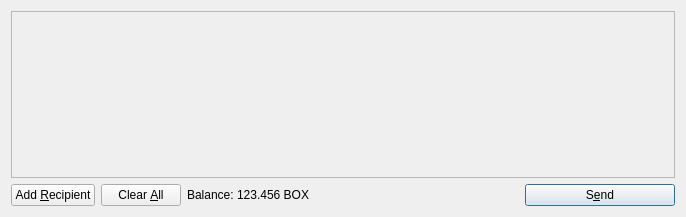
<?xml version="1.0" encoding="UTF-8"?>
<ui version="4.0">
 <class>SendCoinsDialog</class>
 <widget class="QDialog" name="SendCoinsDialog">
  <property name="geometry">
   <rect>
    <x>0</x>
    <y>0</y>
    <width>686</width>
    <height>217</height>
   </rect>
  </property>
  <property name="windowTitle">
   <string>Send Coins</string>
  </property>
  <layout class="QVBoxLayout" name="verticalLayout">
   <item>
    <widget class="QScrollArea" name="scrollArea">
     <property name="widgetResizable">
      <bool>true</bool>
     </property>
     <widget class="QWidget" name="scrollAreaWidgetContents">
      <property name="geometry">
       <rect>
        <x>0</x>
        <y>0</y>
        <width>666</width>
        <height>165</height>
       </rect>
      </property>
      <layout class="QVBoxLayout" name="verticalLayout_2">
       <property name="margin">
        <number>0</number>
       </property>
       <item>
        <layout class="QVBoxLayout" name="entries">
         <property name="spacing">
          <number>6</number>
         </property>
        </layout>
       </item>
       <item>
        <spacer name="verticalSpacer">
         <property name="orientation">
          <enum>Qt::Vertical</enum>
         </property>
         <property name="sizeHint" stdset="0">
          <size>
           <width>20</width>
           <height>40</height>
          </size>
         </property>
        </spacer>
       </item>
      </layout>
     </widget>
    </widget>
   </item>
   <item>
    <layout class="QHBoxLayout" name="horizontalLayout">
     <item>
      <widget class="QPushButton" name="addButton">
       <property name="toolTip">
        <string>Send to multiple recipients at once</string>
       </property>
       <property name="text">
        <string>Add &amp;Recipient</string>
       </property>
       <property name="icon">
        <iconset resource="../bitcoin.qrc">
         <normaloff>:/icons/add</normaloff>:/icons/add</iconset>
       </property>
       <property name="autoDefault">
        <bool>false</bool>
       </property>
      </widget>
     </item>
     <item>
      <widget class="QPushButton" name="clearButton">
       <property name="sizePolicy">
        <sizepolicy hsizetype="Minimum" vsizetype="Fixed">
         <horstretch>0</horstretch>
         <verstretch>0</verstretch>
        </sizepolicy>
       </property>
       <property name="toolTip">
        <string>Remove all transaction fields</string>
       </property>
       <property name="text">
        <string>Clear &amp;All</string>
       </property>
       <property name="icon">
        <iconset resource="../bitcoin.qrc">
         <normaloff>:/icons/remove</normaloff>:/icons/remove</iconset>
       </property>
       <property name="autoRepeatDelay">
        <number>300</number>
       </property>
       <property name="autoDefault">
        <bool>false</bool>
       </property>
      </widget>
     </item>
     <item>
      <layout class="QHBoxLayout" name="horizontalLayout_2">
       <property name="spacing">
        <number>3</number>
       </property>
       <item>
        <widget class="QLabel" name="label">
         <property name="text">
          <string>Balance:</string>
         </property>
        </widget>
       </item>
       <item>
        <widget class="QLabel" name="labelBalance">
         <property name="cursor">
          <cursorShape>IBeamCursor</cursorShape>
         </property>
         <property name="text">
          <string>123.456 BOX</string>
         </property>
         <property name="textInteractionFlags">
          <set>Qt::LinksAccessibleByMouse|Qt::TextSelectableByKeyboard|Qt::TextSelectableByMouse</set>
         </property>
        </widget>
       </item>
      </layout>
     </item>
     <item>
      <spacer name="horizontalSpacer">
       <property name="orientation">
        <enum>Qt::Horizontal</enum>
       </property>
       <property name="sizeHint" stdset="0">
        <size>
         <width>40</width>
         <height>20</height>
        </size>
       </property>
      </spacer>
     </item>
     <item>
      <widget class="QPushButton" name="sendButton">
       <property name="minimumSize">
        <size>
         <width>150</width>
         <height>0</height>
        </size>
       </property>
       <property name="toolTip">
        <string>Confirm the send action</string>
       </property>
       <property name="text">
        <string>S&amp;end</string>
       </property>
       <property name="icon">
        <iconset resource="../bitcoin.qrc">
         <normaloff>:/icons/send</normaloff>:/icons/send</iconset>
       </property>
       <property name="default">
        <bool>true</bool>
       </property>
      </widget>
     </item>
    </layout>
   </item>
  </layout>
 </widget>
 <resources>
  <include location="../bitcoin.qrc"/>
 </resources>
 <connections/>
</ui>
